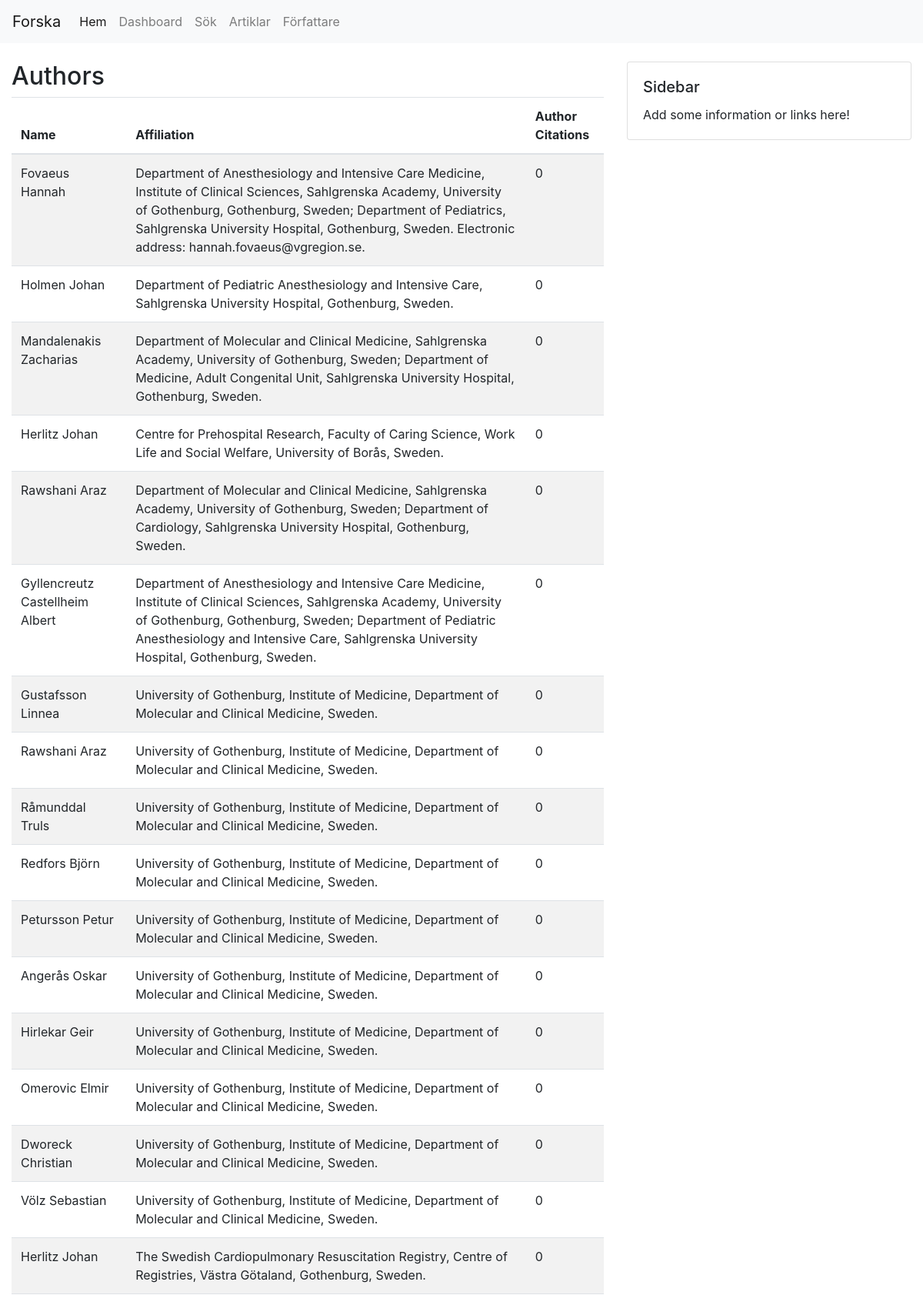
Page /search/authors/ (upper part) on the committed database.
### search/models.py (models this page shows, shortened)
class Authors(models.Model):
    id = models.AutoField(primary_key=True)
    main = models.ForeignKey(Main, on_delete=models.CASCADE)
    paper = models.ForeignKey(Papers, on_delete=models.CASCADE)
    name = models.CharField(max_length=100)
    affiliation = models.CharField(max_length=200)
    author_citations = models.IntegerField()

### search/views.py (the view)
# urls.py: path('authors/', views.authors, name='authors'),
def authors(request):
    authors = Authors.objects.all()
    return render(request, 'search/authors.html', {'authors': authors})

### search/templates/search/authors.html
{% extends 'base.html' %}
{% block content %}
    <h2>Authors</h2>
    <table class="table table-striped">
        <thead>
            <tr>
                <th>Name</th>
                <th>Affiliation</th>
                <th>Author Citations</th>
            </tr>
        </thead>
        <tbody>
        {% for author in authors %}
            <tr>
                <td>{{ author.name }}</td>
                <td>{{ author.affiliation }}</td>
                <td>{{ author.author_citations }}</td>
            </tr>
        {% empty %}
            <tr>
                <td colspan="3">No authors found.</td>
            </tr>
        {% endfor %}
        </tbody>
    </table>
{% endblock %}

### rows in the picture
Authors: name "Fovaeus Hannah", affiliation "Department of Anesthesiology and Intensive Care Medicine, Institute of Clinical Sciences, Sahlgrenska Academy, University of Gothenburg, Gothenburg, Sweden; Department of Pediatrics, Sahlgrenska University Hospital, Gothenburg, Sweden. Electronic address: hannah.fovaeus@vgregion.se.", author_citations "0"
Authors: name "Holmen Johan", affiliation "Department of Pediatric Anesthesiology and Intensive Care, Sahlgrenska University Hospital, Gothenburg, Sweden.", author_citations "0"
Authors: name "Mandalenakis Zacharias", affiliation "Department of Molecular and Clinical Medicine, Sahlgrenska Academy, University of Gothenburg, Sweden; Department of Medicine, Adult Congenital Unit, Sahlgrenska University Hospital, Gothenburg, Sweden.", author_citations "0"
Authors: name "Herlitz Johan", affiliation "Centre for Prehospital Research, Faculty of Caring Science, Work Life and Social Welfare, University of Borås, Sweden.", author_citations "0"
Authors: name "Rawshani Araz", affiliation "Department of Molecular and Clinical Medicine, Sahlgrenska Academy, University of Gothenburg, Sweden; Department of Cardiology, Sahlgrenska University Hospital, Gothenburg, Sweden.", author_citations "0"
Authors: name "Gyllencreutz Castellheim Albert", affiliation "Department of Anesthesiology and Intensive Care Medicine, Institute of Clinical Sciences, Sahlgrenska Academy, University of Gothenburg, Gothenburg, Sweden; Department of Pediatric Anesthesiology and Intensive Care, Sahlgrenska University Hospital, Gothenburg, Sweden.", author_citations "0"
Authors: name "Gustafsson Linnea", affiliation "University of Gothenburg, Institute of Medicine, Department of Molecular and Clinical Medicine, Sweden.", author_citations "0"
Authors: name "Rawshani Araz", affiliation "University of Gothenburg, Institute of Medicine, Department of Molecular and Clinical Medicine, Sweden.", author_citations "0"
Authors: name "Råmunddal Truls", affiliation "University of Gothenburg, Institute of Medicine, Department of Molecular and Clinical Medicine, Sweden.", author_citations "0"
Authors: name "Redfors Björn", affiliation "University of Gothenburg, Institute of Medicine, Department of Molecular and Clinical Medicine, Sweden.", author_citations "0"
Authors: name "Petursson Petur", affiliation "University of Gothenburg, Institute of Medicine, Department of Molecular and Clinical Medicine, Sweden.", author_citations "0"
Authors: name "Angerås Oskar", affiliation "University of Gothenburg, Institute of Medicine, Department of Molecular and Clinical Medicine, Sweden.", author_citations "0"
Authors: name "Hirlekar Geir", affiliation "University of Gothenburg, Institute of Medicine, Department of Molecular and Clinical Medicine, Sweden.", author_citations "0"
Authors: name "Omerovic Elmir", affiliation "University of Gothenburg, Institute of Medicine, Department of Molecular and Clinical Medicine, Sweden.", author_citations "0"
Authors: name "Dworeck Christian", affiliation "University of Gothenburg, Institute of Medicine, Department of Molecular and Clinical Medicine, Sweden.", author_citations "0"
Authors: name "Völz Sebastian", affiliation "University of Gothenburg, Institute of Medicine, Department of Molecular and Clinical Medicine, Sweden.", author_citations "0"
Authors: name "Herlitz Johan", affiliation "The Swedish Cardiopulmonary Resuscitation Registry, Centre of Registries, Västra Götaland, Gothenburg, Sweden.", author_citations "0"
